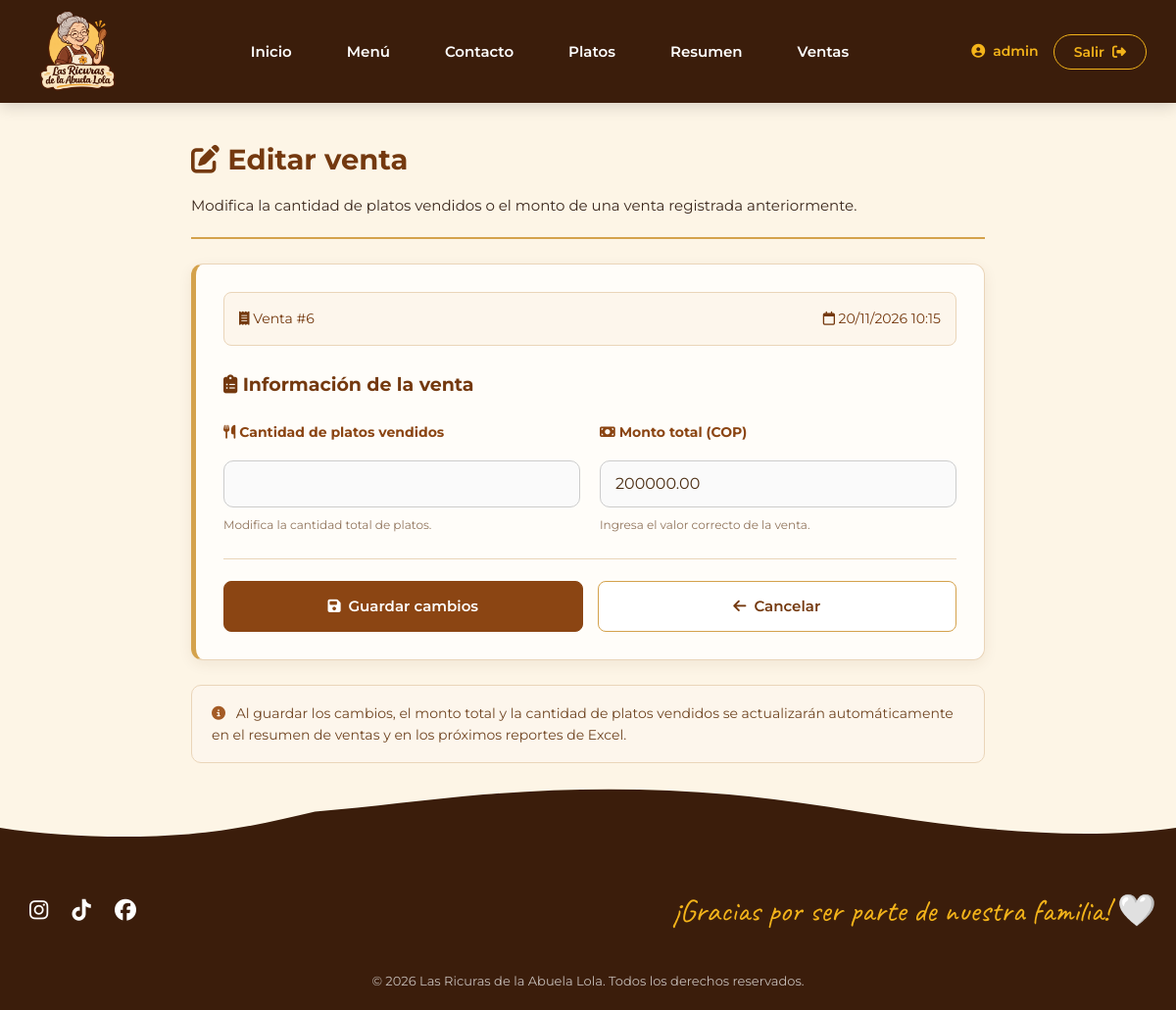
The app's page /ventas/editar/6/ (signed in) with its own data.
### las_ricuras/models.py (models this page shows, shortened)
class RegistroVenta(models.Model):
    total = models.DecimalField(
        max_digits=12,
        decimal_places=2
    )
    cantidad = models.PositiveIntegerField(
        null=True,
        blank=True,
    )
    origen = models.CharField(
        max_length=20,
        choices=[
            ('manual', 'Manual'),
            ('web', 'Pedido Web'),
        ],
        default='manual'
    )
    fecha = models.DateTimeField(auto_now_add=True)

### las_ricuras/views.py (the view, shortened to what this page needs)
# urls.py: path('ventas/editar/<int:venta_id>/',views.editar_venta,name='editar_venta'),
@staff_member_required
def editar_venta(request, venta_id):
    venta = get_object_or_404(
        RegistroVenta,
        id=venta_id
    )
    if venta.origen != 'manual':
        messages.error(
            request,
            'No puedes editar directamente una venta web.'
        )
        return redirect('resumen_ventas')
    return render(
        request,
        'editar_venta.html',
        {
            'venta': venta
        }
    )

### las_ricuras/templates/editar_venta.html (shortened to what this page needs)
{% extends 'base.html' %}
{% load l10n %}
{% load currency_filters %}
{% block contenido %}
<div class="editar-contenedor">
    <h2>
        <i class="fa-solid fa-pen-to-square"></i>
        Editar venta
    </h2>
    <p class="editar-descripcion">
        Modifica la cantidad de platos vendidos o el monto
        de una venta registrada anteriormente.
    </p>
    <hr class="editar-linea">
    <form method="post" class="formulario-editar">
        <div class="informacion-venta">
            <span>
                <i class="fa-solid fa-receipt"></i>
                Venta #{{ venta.id }}
            </span>
            <span>
                <i class="fa-regular fa-calendar"></i>
                {{ venta.fecha|date:"d/m/Y H:i" }}
            </span>
        </div>
        <h3>
            <i class="fa-solid fa-clipboard-list"></i>
            Información de la venta
        </h3>
        <div class="campos-editar">
            <div class="campo-editar">
                <label for="cantidad">
                    <i class="fa-solid fa-utensils"></i>
                    Cantidad de platos vendidos
                </label>
                <input
                    type="number"
                    name="cantidad"
                    id="cantidad"
                    min="1"
                    step="1"
                    value="{{ venta.cantidad|default_if_none:''|unlocalize }}"
                    required
                >
                <span class="ayuda-editar">
                    Modifica la cantidad total de platos.
                </span>
            </div>
            <div class="campo-editar">
                <label for="monto">
                    <i class="fa-solid fa-money-bill"></i>
                    Monto total (COP)
                </label>
                <input
                    type="number"
                    name="monto"
                    id="monto"
                    min="0.01"
                    step="0.01"
                    value="{{ venta.total|unlocalize }}"
                    required
                >
                <span class="ayuda-editar">
                    Ingresa el valor correcto de la venta.
                </span>
            </div>
        </div>
        <div class="acciones-editar">
            <button type="submit" class="boton-guardar">
                <i class="fa-solid fa-floppy-disk"></i>
                Guardar cambios
            </button>
            <a href="{% url 'resumen_ventas' %}"
               class="boton-cancelar">
                <i class="fa-solid fa-arrow-left"></i>
                Cancelar
            </a>
        </div>
    </form>
    <div class="nota-editar">
        <i class="fa-solid fa-circle-info"></i>
        Al guardar los cambios, el monto total y la cantidad
        de platos vendidos se actualizarán automáticamente
        en el resumen de ventas y en los próximos reportes de Excel.
    </div>
</div>
{% endblock %}

### las_ricuras/templates/base.html (shortened to what this page needs)
{% load static %}
<!DOCTYPE html>
<html lang="es">
<head>
    <link rel="stylesheet" href="https://cdnjs.cloudflare.com/ajax/libs/font-awesome/6.5.0/css/all.min.css">
</head>
<body>
    <header>
        <div class="header-container">
            <a href="{% url 'inicio' %}" class="logo-link">
                <img src="{% static 'core/img/Logo.png' %}" alt="Logo Abuela Lola">
            </a>
            <nav class="nav-menu">
                <a href="{% url 'inicio' %}" class="{% if request.resolver_match.url_name == 'inicio' %}activo{% endif %}">Inicio</a>
                <a href="{% url 'menu' %}" class="{% if request.resolver_match.url_name == 'menu' %}activo{% endif %}">Menú</a>
                <a href="{% url 'contacto' %}" class="{% if request.resolver_match.url_name == 'contacto' %}activo{% endif %}">Contacto</a>
                {% if user.is_authenticated and user.is_staff %}
                    <a href="{% url 'Platos' %}" class="{% if request.resolver_match.url_name == 'Platos' %}activo{% endif %}">Platos</a>
                    <a href="{% url 'resumen_ventas' %}" class="{% if request.resolver_match.url_name == 'resumen_ventas' %}activo{% endif %}">Resumen</a>
                    <a href="{% url 'registrar_venta' %}" class="{% if request.resolver_match.url_name == 'registrar_venta' %}activo{% endif %}">Ventas</a>
                {% endif %}
            </nav>
            <div class="user-section">
                {% if user.is_authenticated %}
                    <span class="user-info">
                        <i class="fa-solid fa-circle-user"></i> {{ user.username }}
                    </span>
                    <form action="{% url 'logout' %}" method="post" style="display:inline; margin:0;">
                        <button type="submit" class="btn-sesion">
                            Salir <i class="fa-solid fa-right-from-bracket"></i>
                        </button>
                    </form>
                {% else %}
                    <a href="{% url 'login' %}" class="btn-sesion">
                        <i class="fa-solid fa-right-to-bracket"></i> Iniciar Sesión
                    </a>
                {% endif %}
            </div>
        </div>
    </header>
    <main>
        {% block contenido %}{% endblock %}
    </main>
    <footer>
        <div class="footer-content">
            <div class="footer-redes">
                <a href="#"><i class="fa-brands fa-instagram"></i></a>
                <a href="#"><i class="fa-brands fa-tiktok"></i></a>
                <a href="#"><i class="fa-brands fa-facebook"></i></a>
            </div>
            <p class="footer-frase">¡Gracias por ser parte de nuestra familia! 🤍</p>
            <div class="footer-copy">
                <p>&copy; 2026 Las Ricuras de la Abuela Lola. Todos los derechos reservados.</p>
            </div>
        </div>
    </footer>
</body>
</html>

### las_ricuras/templates/base.html (style rules this page uses)
* { box-sizing: border-box; margin: 0; padding: 0; }
:root { --cafe-oscuro: #3b1d0b; --cafe-medio: #5c2e0e; --crema: #fdf5e6; --dorado: #f4b41a; --texto: #4a2c11; --blanco: #ffffff; }
body { font-family: 'Montserrat', sans-serif; background-color: var(--crema); color: var(--texto); line-height: 1.6; display: flex; flex-direction: column; min-height: 100vh; overflow-x: hidden; }
header { background-color: var(--cafe-oscuro); width: 100%; position: sticky; top: 0; z-index: 1000; box-shadow: 0 4px 15px rgba(0,0,0,0.15); }
.header-container { display: flex; justify-content: space-between; align-items: center; max-width: 1300px; margin: 0 auto; padding: 10px 30px; min-height: 90px; }
.logo-link img { height: 85px; width: auto; object-fit: contain; transition: transform 0.3s; display: block; }
.nav-menu { display: flex; gap: 20px; align-items: center; flex-wrap: wrap; }
.nav-menu a { color: var(--blanco); text-decoration: none; font-weight: 600; font-size: 15px; transition: 0.3s; padding: 8px 18px; border-radius: 25px; }
.user-section { display: flex; align-items: center; gap: 15px; }
.user-info { display: flex; align-items: center; gap: 8px; color: var(--dorado); font-weight: 600; font-size: 14px; }
.btn-sesion { background: transparent; border: 1.5px solid var(--dorado); color: var(--dorado); padding: 8px 20px; border-radius: 25px; text-decoration: none; font-weight: 600; font-size: 14px; cursor: pointer; display: flex; align-items: center; gap: 8px; transition: 0.3s; font-family: 'Montserrat', sans-serif; }
main { flex: 1; width: 100%; padding-bottom: 40px; }
form label { display: block; font-weight: 600; color: var(--cafe-oscuro); margin-bottom: 8px; font-size: 0.95rem; }
form input[type="text"], form input[type="number"], form input[type="email"], form input[type="password"], form select, form textarea { width: 100%; padding: 12px 15px; border: 1px solid #ccc; border-radius: 10px; font-family: 'Montserrat', sans-serif; font-size: 1rem; background-color: #fafafa; color: var(--texto); transition: all 0.3s ease; }
footer { background-color: var(--cafe-oscuro); color: var(--blanco); text-align: center; padding: 50px 20px 20px; position: relative; margin-top: auto; }
.footer-wave { position: absolute; top: -49px; left: 0; width: 100%; height: 50px; }
.footer-content { display: flex; justify-content: space-between; align-items: center; max-width: 1200px; margin: 0 auto; flex-wrap: wrap; gap: 20px; }
.footer-redes a { color: var(--blanco); margin: 0 10px; font-size: 22px; transition: 0.3s; }
.footer-frase { font-family: 'Caveat', cursive; font-size: 2rem; color: var(--dorado); margin: 0; }
.footer-copy { width: 100%; font-size: 13px; opacity: 0.7; margin-top: 15px; }

### records on screen
RegistroVenta: id "6", fecha "20/11/2026 10:15", monto "200000.00"

### other values on screen
{{ user.username }} "admin"
